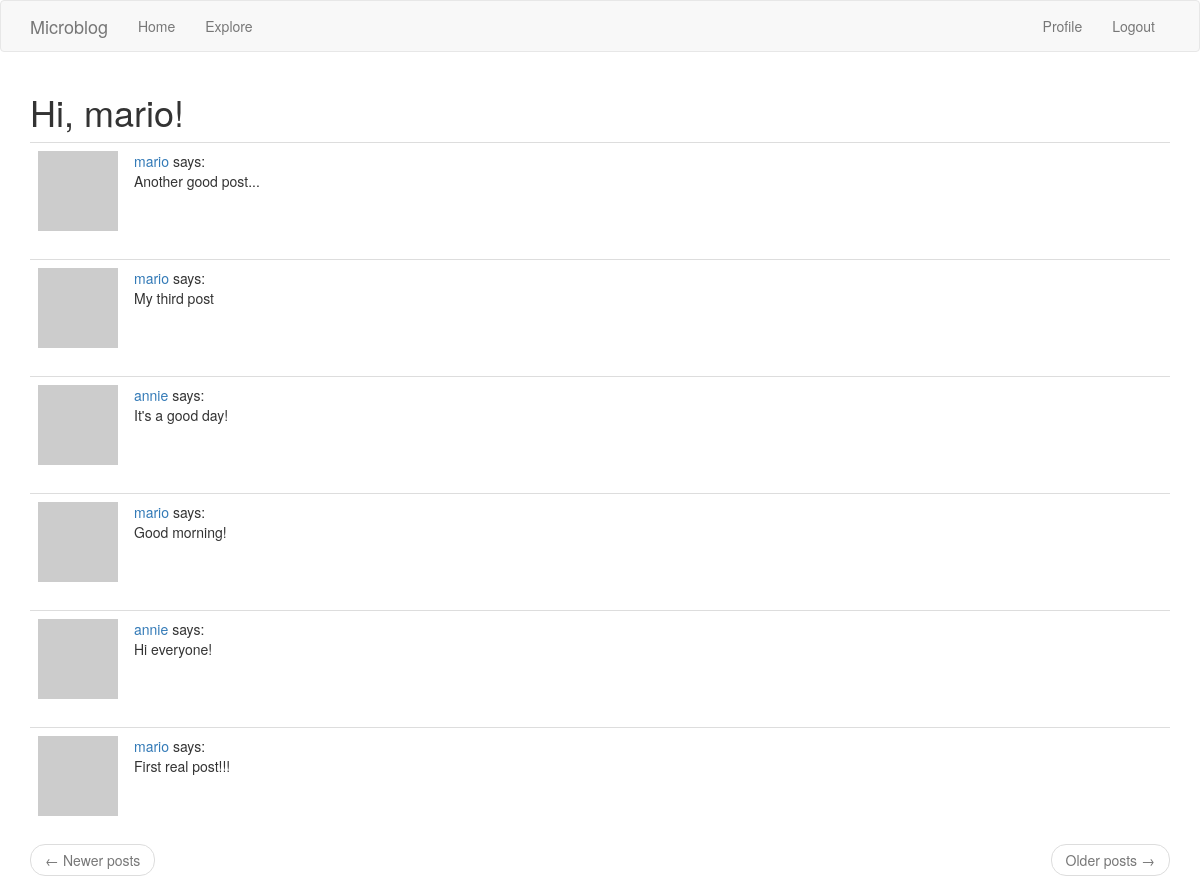
Page /explore (signed in) on the earlier database version.
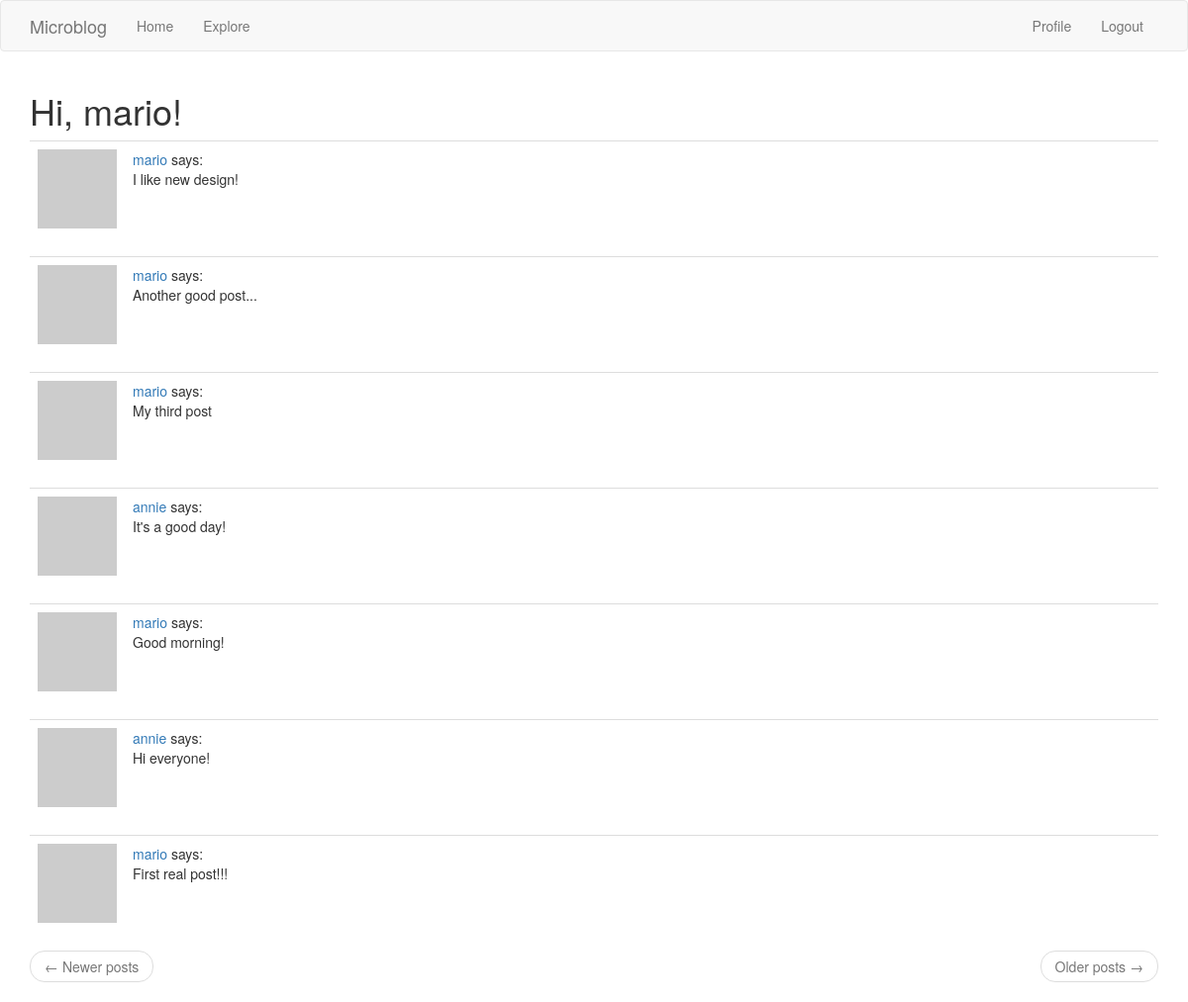
Same page on the later database version.
### app/models.py (models this page shows, shortened)
class User(UserMixin, db.Model):
    id = db.Column(db.Integer, primary_key=True)
    username = db.Column(db.String(64), index=True, unique=True)
    email = db.Column(db.String(120), index=True, unique=True)
    password_hash = db.Column(db.String(128))
    about_me = db.Column(db.String(140))
    last_seen = db.Column(db.DateTime, default=dt.datetime.utcnow)
    posts = db.relationship("Post", backref="author", lazy="dynamic")
    followed = db.relationship(
        "User",
        secondary=followers,
        primaryjoin=(followers.c.follower_id == id),
        secondaryjoin=(followers.c.followed_id == id),
        backref=db.backref("followers", lazy="dynamic"),
        lazy="dynamic",
    )
    def avatar(self, size):
        digest = md5(self.email.lower().encode("utf-8")).hexdigest()
        return "https://www.gravatar.com/avatar/{}?d=identicon&s={}".format(
            digest, size
        )

class Post(db.Model):
    id = db.Column(db.Integer, primary_key=True)
    body = db.Column(db.String(140))
    timestamp = db.Column(db.DateTime, index=True, default=dt.datetime.utcnow)
    user_id = db.Column(db.Integer, db.ForeignKey("user.id"), index=True)

### app/routes.py (the view)
@app.route("/explore")
@login_required
def explore():
    page = request.args.get("page", 1, type=int)
    posts = Post.query.order_by(Post.timestamp.desc()).paginate(
        page, app.config["POSTS_PER_PAGE"], False
    )
    next_url = url_for("explore", page=posts.next_num) if posts.has_next else None
    prev_url = url_for("explore", page=posts.prev_num) if posts.has_prev else None
    return render_template(
        "index.html",
        title="Explore",
        posts=posts.items,
        next_url=next_url,
        prev_url=prev_url,
    )

### app/models.py (called while the page is built)
@login_manager.user_loader
def load_user(id):
    return User.query.get(int(id))

### app/routes.py (called while the page is built)
@app.before_request
def before_request():
    if current_user.is_authenticated:
        current_user.last_seen = dt.datetime.utcnow()
        db.session.commit()

### app/templates/index.html (shortened to what this page needs)
{% extends "base.html" %}
{% import 'bootstrap/wtf.html' as wtf %}
{% block app_content %}
    <h1>Hi, {{ current_user.username }}!</h1>
    {% for post in posts %}
        {% include '_post.html' %}
    {% endfor %}
    <nav aria-label="...">
        <ul class="pager">
            <li class="previous{% if not prev_url %} disabled{% endif %}">
                <a href="{{ prev_url or '#' }}">
                    <span aria-hidden="true">&larr;</span> Newer posts
                </a>
            </li>
            <li class="next{% if not next_url %} disabled{% endif %}">
                <a href="{{ next_url or '#' }}">
                    Older posts <span aria-hidden="true">&rarr;</span>
                </a>
            </li>
        </ul>
    </nav>
{% endblock %}

### app/templates/base.html (shortened to what this page needs)
{% extends 'bootstrap/base.html' %}
{% block navbar %}
    <nav class="navbar navbar-default">
        <div class="container">
            <div class="navbar-header">
                <a class="navbar-brand" href="{{ url_for('index') }}">Microblog</a>
            </div>
            <div class="collapse navbar-collapse" id="bs-example-navbar-collapse-1">
                <ul class="nav navbar-nav">
                    <li><a href="{{ url_for('index') }}">Home</a></li>
                    <li><a href="{{ url_for('explore') }}">Explore</a></li>
                </ul>
                <ul class="nav navbar-nav navbar-right">
                    {% if current_user.is_anonymous %}
                        <li><a href="{{ url_for('login') }}">Login</a></li>
                    {% else %}
                        <li><a href="{{ url_for('user', username=current_user.username) }}">Profile</a></li>
                        <li><a href="{{ url_for('logout') }}">Logout</a></li>
                    {% endif %}
                </ul>
            </div>
        </div>
    </nav>
{% endblock %}
{% block content %}
    <div class="container">
        {% block app_content %}{% endblock %}
    </div>
{% endblock %}

### app/templates/_post.html
<table class="table table-hover">
    <tr>
        <td width="70px">
            <a href="{{ url_for('user', username=post.author.username) }}">
                <img src="{{ post.author.avatar(70) }}" />
            </a>
        </td>
        <td>
            <a href="{{ url_for('user', username=post.author.username) }}">
                {{ post.author.username }}
            </a>
            says:
            <br>
            {{ post.body }}
        </td>
    </tr>
</table>

Differences in the rows shown:
added Post: author.username "mario", body "I like new design!"
